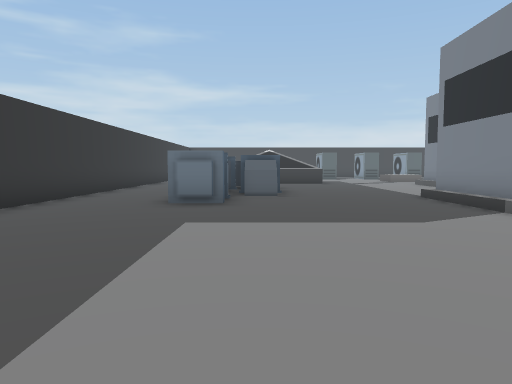
view 1 (above)

24 first-person views from a walk through a 3-D level made in the Unity game engine. The camera is 1.5 m above the floor, tilts 4° down and sees 70° across. The floor is counted in squares, 2 m on a side. Each view is taken from the middle of a square. On the plan, view 1 faces up. The plan holds only what a view shows up to about 11 squares ahead; the rest is blank. The place goes on beyond the plan. The player character is not drawn.

view 2
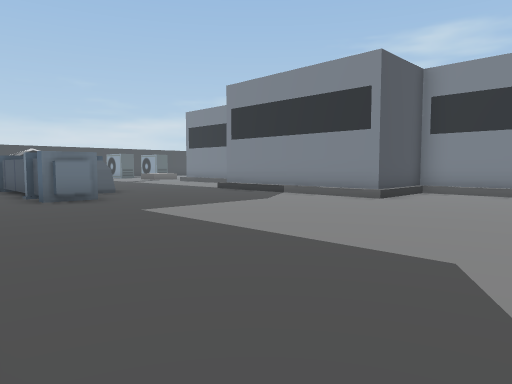

view 3
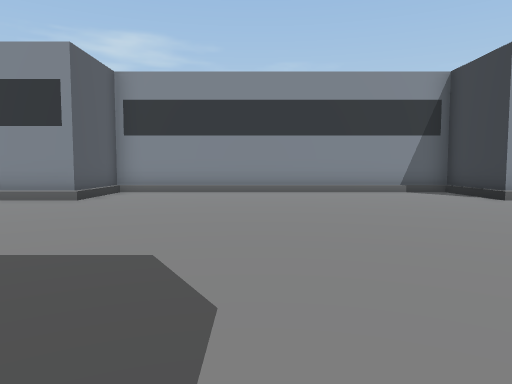

view 4
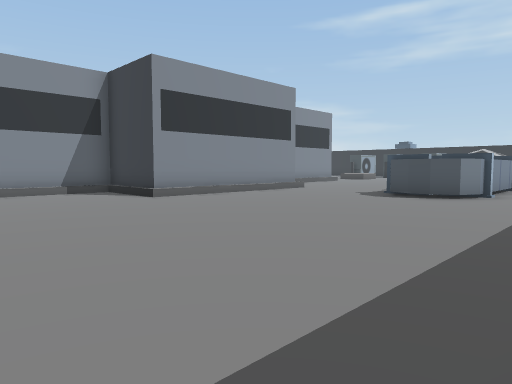

view 5
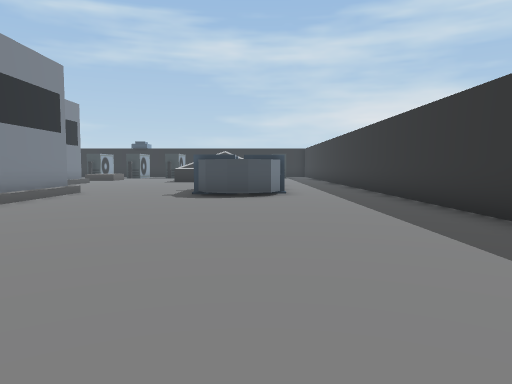

view 6
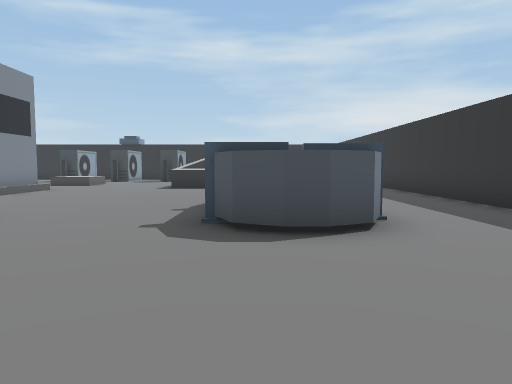

view 7
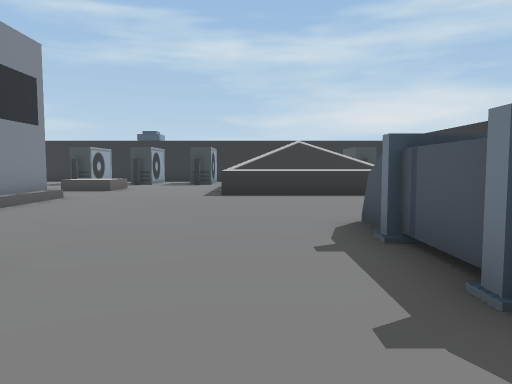

view 8
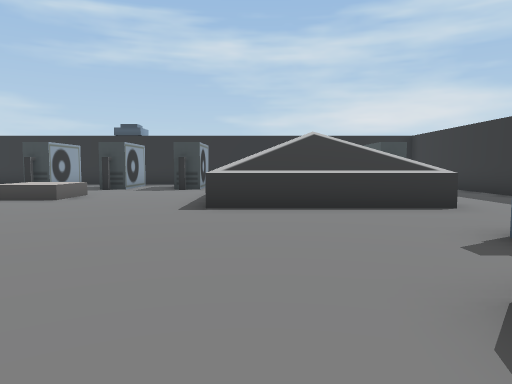

view 9
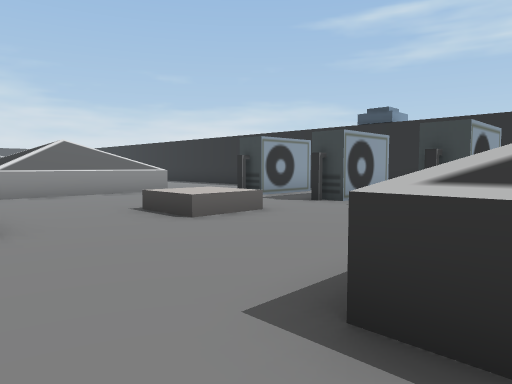

view 10
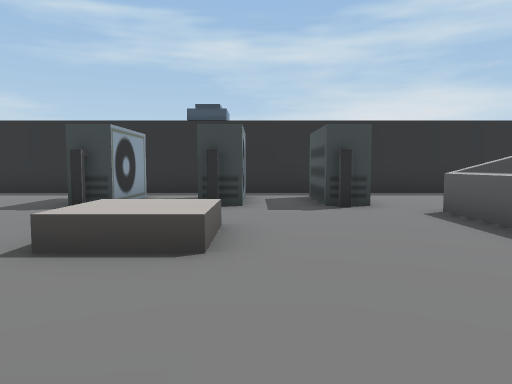

view 11
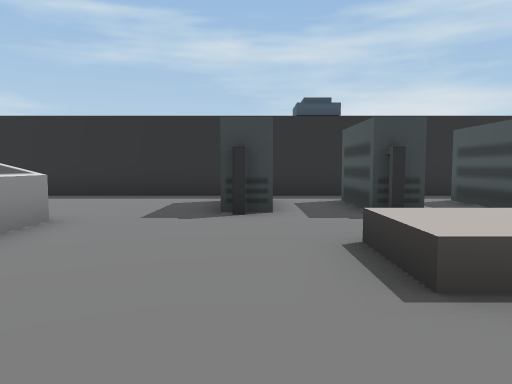

view 12
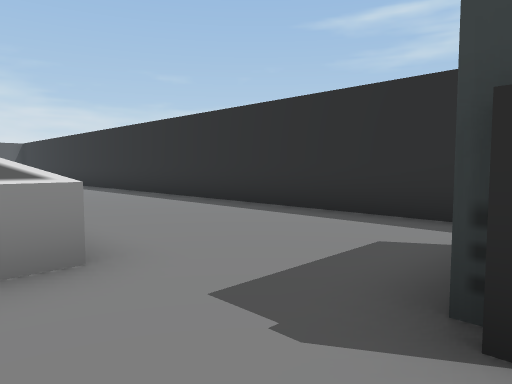

view 13
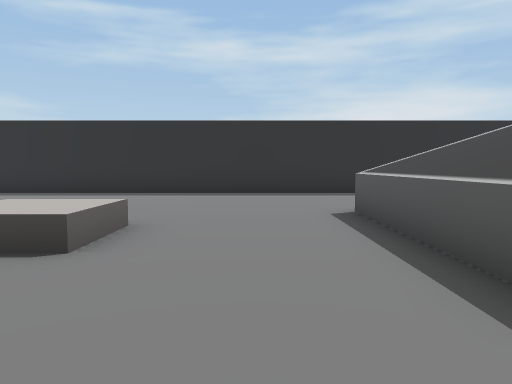

view 14
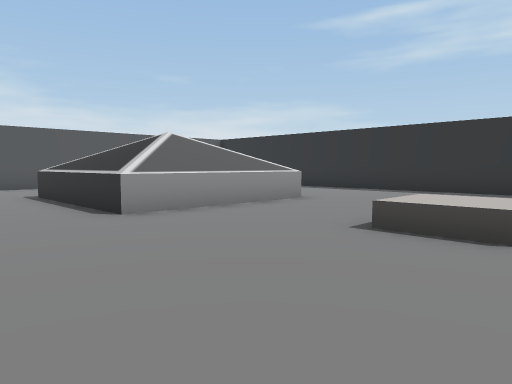

view 15
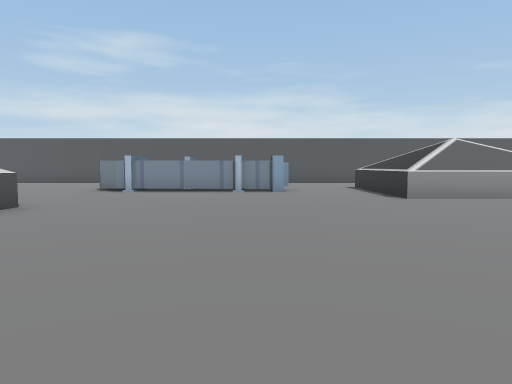

view 16
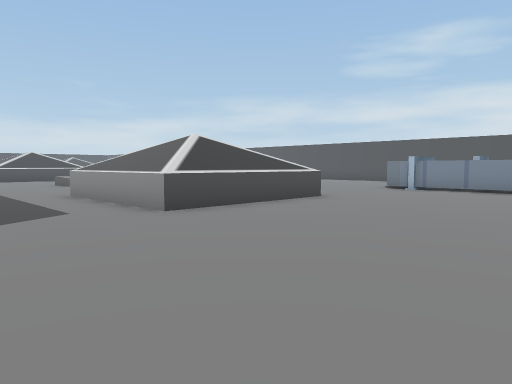

view 17
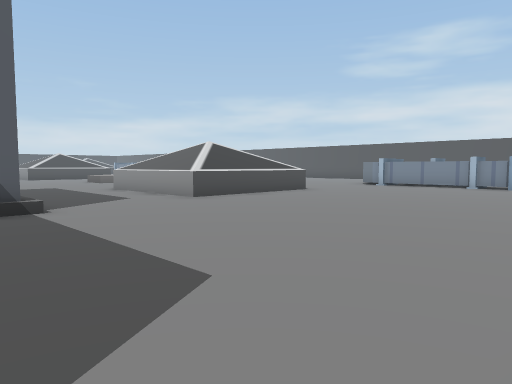

view 18
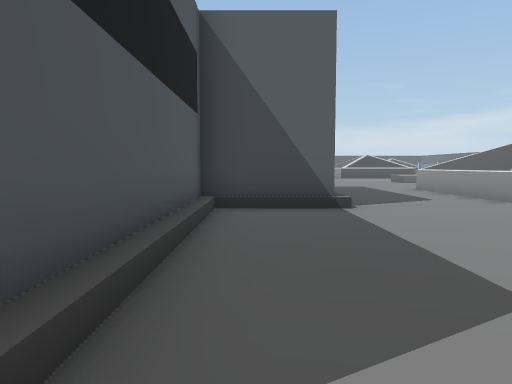

view 19
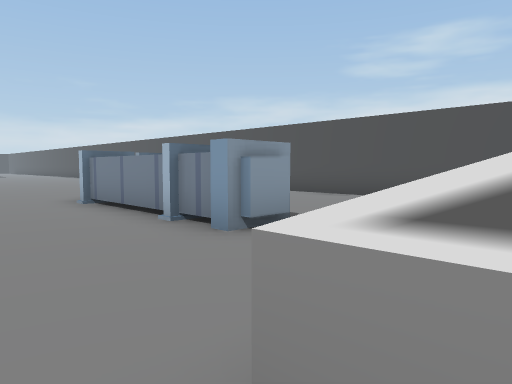

view 20
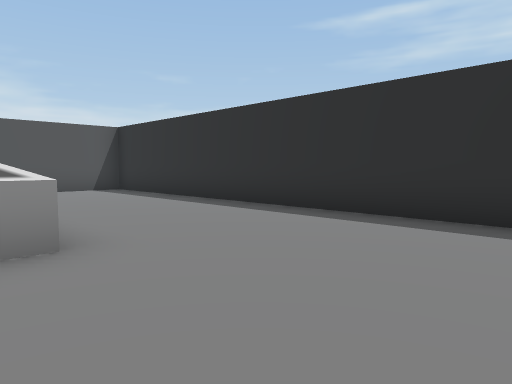

view 21
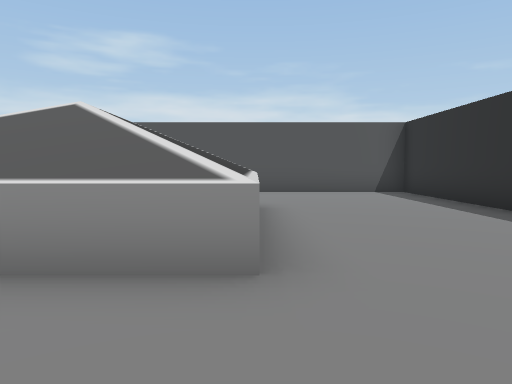

view 22
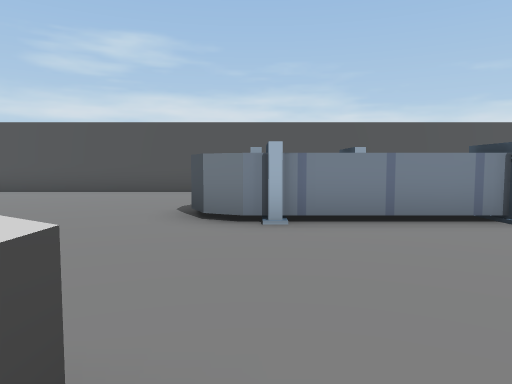

view 23
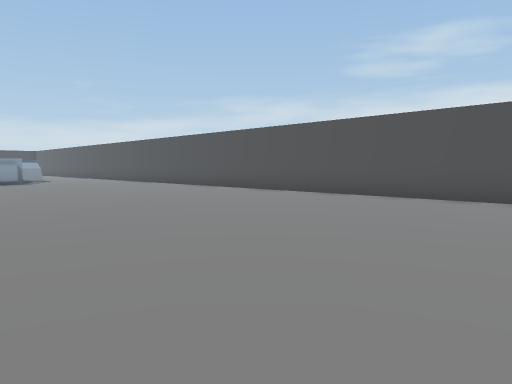

view 24
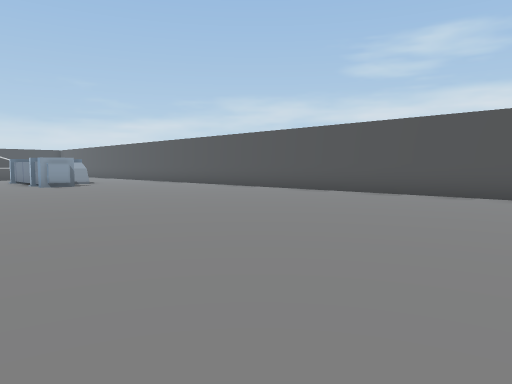

### Floor plan
Key: @ floor where view 1 was taken; # wall or solid block; . floor; / step, stairs or slope; ^ raised ledge.
Columns run from 5 left of view 1 to 33 right of it. Each row starts with its distance up from view 1.
 12     #
 11 #...##....
 10 #...##....
  9 #..##..../#
  8 #..##..../#
  7 #......../#
  6  ......../#
  5  ......../#                   ..
  4   ......./#                   ...
  3   ......./###                 ....
  2  ...........#                 .....
  1  ...........#                .......
  0  ....@......#                ........
 -1  ...........#                .........#
 -2  ...........#                .........#
 -3  ...........#                .........#
 -4  ...........#               ..........#
 -5  ...........#         ..    ..........#
 -6  ...........#         ..    ..........#
 -7 #.........###        ...^   ..........#
 -8 #.........#         ...^#    .........#
 -9 #.........#         ...^#    .........#
-10 #.........#         ...^#    .........#
-11 #...##....#         ...^####.....#..
-12 #...##....#      ###............##
-13 #...##....       #..............#    .#
-14 #...##.....      #..............#   ..#
-15 #..##^......     #..............#  ...#
-16 #..  .......     #..............##... #
-17 #.  ........#    #...............     #
-18 #. .........#     ...............     #
-19    .............  ...................
-20   ..####^........^   ^........^###^..
-21  ...    ^...^^...#   #...^^...#
-22 #..     ^...^^...#   #...^^...#
-23 #.      ^........#   #........#
-24 #.      ^........^^  ^........^^^^^...#
-25        ..#..#.#.......................#
-26        ..#..#.#.......................#
-27       ...#..#.#.......................#
-28       ................................#
-29      ##################################

Positions as (right, up) in squares from view 1, and headings:
1: (0, 0), facing up
2: (-4, -1), facing up-right
3: (-4, -1), facing right
4: (-4, -2), facing down-right
5: (-1, -2), facing down
6: (0, -7), facing down
7: (2, -10), facing down
8: (2, -13), facing down
9: (2, -18), facing down-right
10: (6, -18), facing down
11: (9, -19), facing down
12: (9, -23), facing down-right
13: (18, -18), facing down
14: (19, -17), facing down-right
15: (16, -16), facing right
16: (15, -17), facing up-right
17: (13, -19), facing up-right
18: (13, -19), facing up
19: (24, -20), facing up-right
20: (21, -23), facing down-right
21: (22, -24), facing right
22: (22, -12), facing right
23: (24, -10), facing up-right
24: (23, -7), facing up-right
